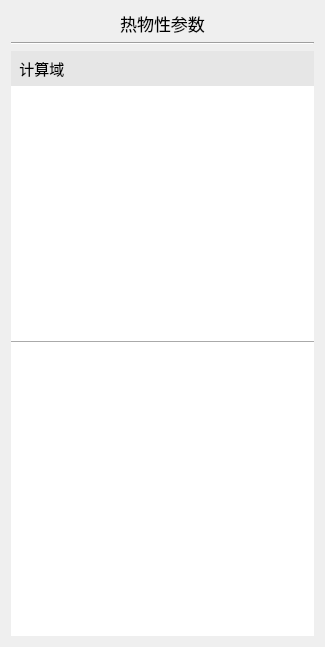
<?xml version="1.0" encoding="UTF-8"?>
<ui version="4.0">
 <class>FormThermoClass</class>
 <widget class="QWidget" name="FormThermoClass">
  <property name="geometry">
   <rect>
    <x>0</x>
    <y>0</y>
    <width>325</width>
    <height>647</height>
   </rect>
  </property>
  <property name="windowTitle">
   <string>FormThermo</string>
  </property>
  <layout class="QGridLayout" name="gridLayout_3">
   <item row="0" column="0">
    <layout class="QVBoxLayout" name="verticalLayout_3">
     <item>
      <widget class="QLabel" name="label">
       <property name="font">
        <font>
         <pointsize>13</pointsize>
        </font>
       </property>
       <property name="text">
        <string>热物性参数</string>
       </property>
       <property name="alignment">
        <set>Qt::AlignCenter</set>
       </property>
      </widget>
     </item>
     <item>
      <widget class="Line" name="line">
       <property name="orientation">
        <enum>Qt::Horizontal</enum>
       </property>
      </widget>
     </item>
     <item>
      <widget class="QScrollArea" name="scrollArea">
       <property name="styleSheet">
        <string notr="true">QScrollArea {
	border: none;
}

QWidget {
 	background-color: white;
}

QScrollBar:vertical, QScrollBar:horizontal {
    width: 0px;
    height: 0px;
}

QScrollBar:vertical {
    border: none;
    background: #f0f0f0; /* 滚动条背景色 */
    width: 8px; /* 滚动条宽度 */
    margin: 0px 0px 0px 0px; /* 滚动条与内容的间距 */
    opacity: 0; /* 默认隐藏滚动条 */
}

QScrollBar:vertical:hover {
    opacity: 1; /* 鼠标悬浮时显示滚动条 */
}

QScrollBar::handle:vertical {
    background: #c0c0c0; /* 滚动条滑块颜色 */
    border-radius: 4px; /* 滑块圆角 */
    min-height: 20px; /* 滑块最小高度 */
}

QScrollBar::handle:vertical:hover {
    background: #a0a0a0; /* 滑块悬停时的颜色 */
}

QScrollBar::add-line:vertical, QScrollBar::sub-line:vertical {
    background: none; /* 去掉上下箭头 */
    height: 0px;
}

QScrollBar::add-page:vertical, QScrollBar::sub-page:vertical {
    background: none; /* 去掉滚动条空白区域的背景 */
}

QScrollBar:horizontal {
    border: none;
    background: #f0f0f0; /* 滚动条背景色 */
    height: 8px; /* 滚动条高度 */
    margin: 0px 0px 0px 0px; /* 滚动条与内容的间距 */
    opacity: 0; /* 默认隐藏滚动条 */
}

QScrollBar:horizontal:hover {
    opacity: 1; /* 鼠标悬浮时显示滚动条 */
}

QScrollBar::handle:horizontal {
    background: #c0c0c0; /* 滚动条滑块颜色 */
    border-radius: 4px; /* 滑块圆角 */
    min-width: 20px; /* 滑块最小宽度 */
}

QScrollBar::handle:horizontal:hover {
    background: #a0a0a0; /* 滑块悬停时的颜色 */
}

QScrollBar::add-line:horizontal, QScrollBar::sub-line:horizontal {
    background: none; /* 去掉左右箭头 */
    width: 0px;
}

QScrollBar::add-page:horizontal, QScrollBar::sub-page:horizontal {
    background: none; /* 去掉滚动条空白区域的背景 */
}</string>
       </property>
       <property name="widgetResizable">
        <bool>true</bool>
       </property>
       <widget class="QWidget" name="scrollAreaWidgetContents">
        <property name="geometry">
         <rect>
          <x>0</x>
          <y>0</y>
          <width>305</width>
          <height>595</height>
         </rect>
        </property>
        <layout class="QGridLayout" name="gridLayout_2">
         <property name="leftMargin">
          <number>0</number>
         </property>
         <property name="topMargin">
          <number>0</number>
         </property>
         <property name="rightMargin">
          <number>0</number>
         </property>
         <property name="bottomMargin">
          <number>0</number>
         </property>
         <property name="horizontalSpacing">
          <number>0</number>
         </property>
         <item row="1" column="0">
          <layout class="QVBoxLayout" name="verticalLayout_2">
           <item>
            <widget class="QWidget" name="widget" native="true">
             <layout class="QGridLayout" name="gridLayout">
              <property name="leftMargin">
               <number>0</number>
              </property>
              <property name="topMargin">
               <number>0</number>
              </property>
              <property name="rightMargin">
               <number>0</number>
              </property>
              <property name="bottomMargin">
               <number>0</number>
              </property>
              <item row="0" column="0">
               <layout class="QVBoxLayout" name="verticalLayout">
                <property name="spacing">
                 <number>0</number>
                </property>
                <item>
                 <widget class="QLabel" name="label_4">
                  <property name="minimumSize">
                   <size>
                    <width>0</width>
                    <height>35</height>
                   </size>
                  </property>
                  <property name="maximumSize">
                   <size>
                    <width>16777215</width>
                    <height>35</height>
                   </size>
                  </property>
                  <property name="font">
                   <font>
                    <family>Arial</family>
                    <pointsize>11</pointsize>
                   </font>
                  </property>
                  <property name="styleSheet">
                   <string notr="true">QLabel {
    background-color: rgb(230, 230, 230);
}
QLabel {
    font-family: &quot;Arial&quot;;
}</string>
                  </property>
                  <property name="text">
                   <string>  计算域</string>
                  </property>
                 </widget>
                </item>
                <item>
                 <widget class="QListWidget" name="listWidget_3">
                  <property name="styleSheet">
                   <string notr="true">QListWidget::item {
    padding: 0px;
    min-height: 30px; /* 设置最小高度 */
    max-height: 30px; /* 设置最大高度 */
    color: #000000; /* 默认文字颜色 */
}

QListWidget:focus {
    outline: none;
}

QListWidget {
    border: none;
}

QListWidget::item {
    background: #FFFFFF;
}

QListWidget::item:hover {
    background: #F7F7F7;
}

QListWidget::item:selected {
    background: #EEEEEE;
    color: #000000; /* 选中时文字颜色为黑色 */
}

QListWidget QScrollBar:vertical {
    border: 1px solid #dcdcdc;
    background: white;
    width: 12px;
    margin: 0px 0px 0px 0px;
}

QListWidget QScrollBar::handle:vertical {
    background: #bfbfbf;
    min-height: 20px;
    border-radius: 5px;
}

QListWidget QScrollBar::add-line:vertical {
    background: white;
    height: 0px;
    subcontrol-position: bottom;
    subcontrol-origin: margin;
}

QListWidget QScrollBar::sub-line:vertical {
    background: white;
    height: 0px;
    subcontrol-position: top;
    subcontrol-origin: margin;
}

QListWidget QScrollBar::up-arrow:vertical,
QListWidget QScrollBar::down-arrow:vertical {
    border: none;
    width: 0px;
    height: 0px;
    background: none;
}

QListWidget QScrollBar::add-page:vertical,
QListWidget QScrollBar::sub-page:vertical {
    background: none;
}</string>
                  </property>
                 </widget>
                </item>
                <item>
                 <widget class="Line" name="line_2">
                  <property name="orientation">
                   <enum>Qt::Horizontal</enum>
                  </property>
                 </widget>
                </item>
               </layout>
              </item>
             </layout>
            </widget>
           </item>
           <item>
            <spacer name="verticalSpacer">
             <property name="orientation">
              <enum>Qt::Vertical</enum>
             </property>
             <property name="sizeType">
              <enum>QSizePolicy::Expanding</enum>
             </property>
             <property name="sizeHint" stdset="0">
              <size>
               <width>20</width>
               <height>40</height>
              </size>
             </property>
            </spacer>
           </item>
          </layout>
         </item>
        </layout>
       </widget>
      </widget>
     </item>
    </layout>
   </item>
  </layout>
 </widget>
 <layoutdefault spacing="6" margin="11"/>
 <resources/>
 <connections/>
</ui>
